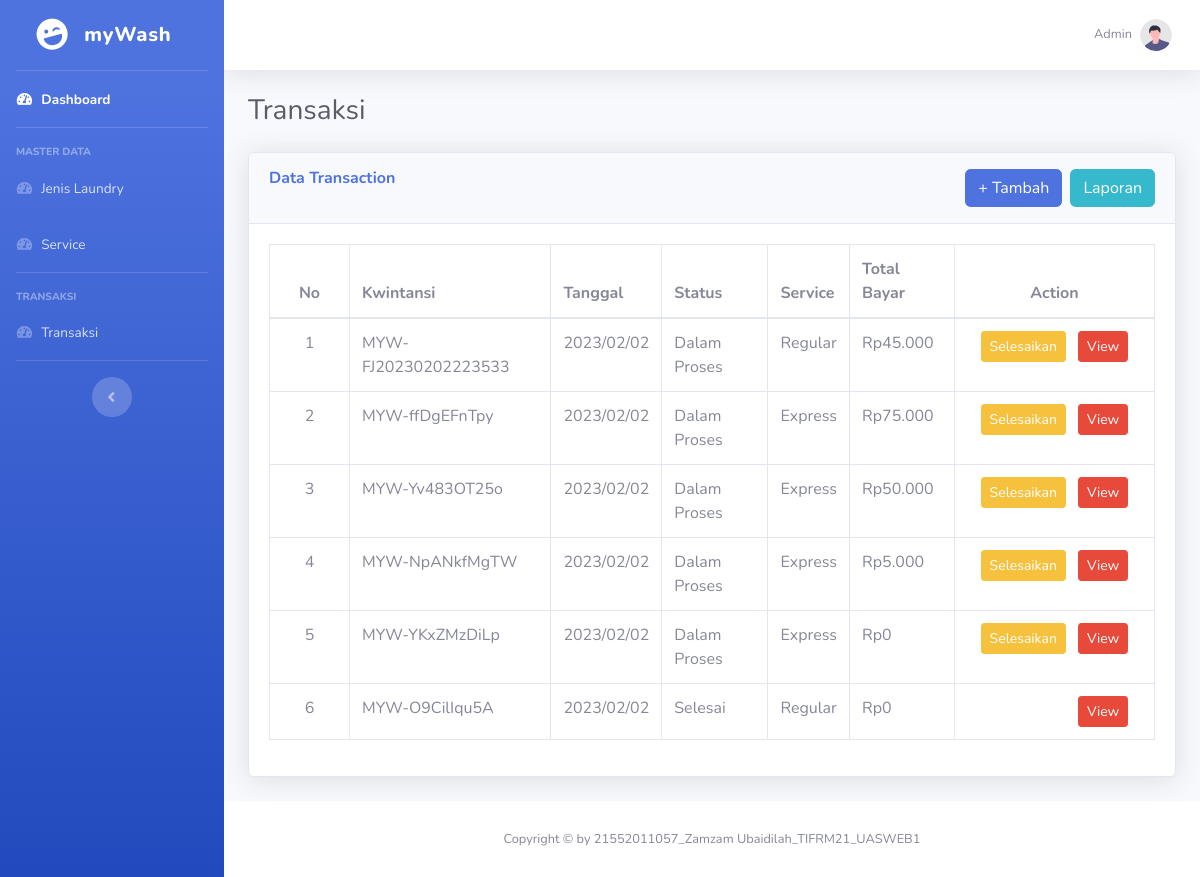
Screenshot of /transaksi/index.php (signed in) with the database file from the repository.
### tables this page shows
CREATE TABLE `transaction` (
  `id` int(11) NOT NULL,
  `no_kwitansi` varchar(50) NOT NULL,
  `admin_id` int(11) NOT NULL,
  `customer_id` int(11) NOT NULL,
  `created_at` timestamp NOT NULL DEFAULT current_timestamp(),
  `status` enum('PROCCESS','DONE') NOT NULL DEFAULT 'PROCCESS',
  `update_at` timestamp NOT NULL DEFAULT current_timestamp() ON UPDATE current_timestamp(),
  `service` int(11) NOT NULL
);

CREATE TABLE `service` (
  `id` int(11) NOT NULL,
  `admin_id` int(11) NOT NULL,
  `name` varchar(100) NOT NULL,
  `price` float NOT NULL,
  `estimate` double NOT NULL
);

### lib/Transaction.php (called while the page is built, shortened)
<?php
class Transaction extends Connection
{
  private $conn;
  private $admin;
  public function __construct($db)
  {
    $this->conn = $db;
    $this->admin = $_COOKIE['cookie_admin'];
  }
  public function get()
  {
    $query = $this->conn->prepare("
        SELECT t.id, t.no_kwitansi, t.created_at, t.status, s.name as service,
        ((SELECT SUM(td.price * td.qty) from transaction_detail td WHERE td.transaction_id = t.id) + s.price) as price
        FROM transaction t
        left join service s on s.id = t.service
        where t.admin_id = ?
        order by created_at desc
      ");
    $query->execute([$this->admin]);
    $data = $query->fetchAll();
    return $data;
  }
}

### funtion.php (called while the page is built, shortened)
<?php
function rupiah($angka)
{
  $hasil_rupiah = "Rp" . number_format($angka, 0, ',', '.');
  return $hasil_rupiah;
}

### transaksi/index.php (the view, shortened to what this page needs)
<?php
require_once('../funtion.php');
require_once('../lib/Connection.php');
if(!isset($_COOKIE['cookie_admin'])){
    header("Location: login.php");
    exit();
} else {
  $db = new Connection();
  $conn = $db->connect();
  $tbl = new Transaction($conn);
  $rows = $tbl->get();
}
?>
<!DOCTYPE html>
<html lang="en">
<?php $title = "Transaksi"; include "../templates/header.php";?>
<body id="page-top">
    <div id="wrapper">
        <?php include "../templates/sidebar.php";?>
        <div id="content-wrapper" class="d-flex flex-column">
            <div id="content">
                <?php include "../templates/navbar.php";?>
                <div class="container-fluid">
                    <?php include "../templates/page_heading.php";?>
                      <div class="card shadow mb-4">
                        <div class="card-header py-3">
                            <div class="d-flex justify-content-between">
                              <h6 class="m-0 font-weight-bold text-primary">Data Transaction</h6>
                              <div class="d-flex">
                                <a href="<?= base_url ?>transaksi/tambah.php">
                                  <button class="btn btn-primary">+ Tambah</button>
                                </a>
                                <button class="btn btn-info ml-2" data-toggle="modal" data-target="#modal-laundry">Laporan</button>
                              </div>
                            </div>
                        </div>
                        <div class="card-body">
                            <div class="table-responsive">
                                <table class="table table-bordered" id="dataTable" width="100%" cellspacing="0">
                                    <thead>
                                        <tr>
                                            <th style="width: 80px; text-align: center">No</th>
                                            <th>Kwintansi</th>
                                            <th>Tanggal</th>
                                            <th>Status</th>
                                            <th>Service</th>
                                            <th>Total Bayar</th>
                                            <th style="width: 170px; text-align: center">Action</th>
                                        </tr>
                                    </thead>
                                    <tbody>
                                    <?php foreach ($rows as $index=>$item) {?>
                                        <tr>
                                            <td style="width: 80px; text-align: center"><?= $index + 1; ?></td>
                                            <td><?= $item['no_kwitansi']; ?></td>
                                            <td><?= date('Y/m/d', strtotime($item['created_at'])); ?></td>
                                            <td><?= $item['status'] == 'DONE' ? 'Selesai' : 'Dalam Proses'; ?></td>
                                            <td><?= $item['service']; ?></td>
                                            <td><?= rupiah($item['price']); ?></td>
                                            <td style="width: 200px; text-align: center">
                                                <button id="tombol-update" class="btn btn-sm btn-warning mr-2 <?= $item['status'] == 'DONE' ? 'invisible' : 'visible'; ?>" data-id="<?= $item['id']; ?>">Selesaikan</button>
                                                <button data-id="<?= $item['id']; ?>" id="tombol-view" class="btn btn-sm btn-danger">View</button>
                                            </td>
                                        </tr>
                                    <?php }?>
                                    </tbody>
                                </table>
                            </div>
                        </div>
                    </div>
                </div>
            </div>
            <?php include "../templates/footer.php";?>
        </div>
    </div>
</body>
</html>

### templates/header.php (shortened to what this page needs)
<head>
    <link href="<?= base_url ?>assets/vendor/fontawesome-free/css/all.min.css" rel="stylesheet" type="text/css">
    <link href="<?= base_url ?>assets/css/sb-admin-2.min.css" rel="stylesheet">
</head>

### templates/sidebar.php
<ul class="navbar-nav bg-gradient-primary sidebar sidebar-dark accordion" id="accordionSidebar">
    <a class="sidebar-brand d-flex align-items-center justify-content-center" href="<?= base_url ?>index.php">
        <div class="sidebar-brand-icon rotate-n-15">
            <i class="fas fa-laugh-wink"></i>
        </div>
        <div class="sidebar-brand-text mx-3" style="text-transform: none; font-size: 20px;">myWash</div>
    </a>
    <hr class="sidebar-divider my-0">
    <li class="nav-item active">
        <a class="nav-link" href="<?= base_url ?>index.php">
            <i class="fas fa-fw fa-tachometer-alt"></i>
            <span>Dashboard</span></a>
    </li>
    <hr class="sidebar-divider">
    <div class="sidebar-heading">
        Master Data
    </div>
    <li class="nav-item">
        <a class="nav-link" href="<?= base_url ?>laundry/index.php">
            <i class="fas fa-fw fa-tachometer-alt"></i>
            <span>Jenis Laundry</span></a>
    </li>
    <li class="nav-item">
        <a class="nav-link" href="<?= base_url ?>laundry/service.php">
            <i class="fas fa-fw fa-tachometer-alt"></i>
            <span>Service</span></a>
    </li>
    <hr class="sidebar-divider">
    <div class="sidebar-heading">
        Transaksi
    </div>
    <li class="nav-item">
        <a class="nav-link" href="<?= base_url ?>transaksi/index.php">
            <i class="fas fa-fw fa-tachometer-alt"></i>
            <span>Transaksi</span></a>
    </li>
    <hr class="sidebar-divider d-none d-md-block">
    <div class="text-center d-none d-md-inline">
        <button class="rounded-circle border-0" id="sidebarToggle"></button>
    </div>
</ul>

### templates/navbar.php (shortened to what this page needs)
<?php
$name = "";
if (isset($_COOKIE['cookie_name'])) {
    $name = $_COOKIE['cookie_name'];
}
?>
<nav class="navbar navbar-expand navbar-light bg-white topbar mb-4 static-top shadow">
    <ul class="navbar-nav ml-auto">
        <li class="nav-item dropdown no-arrow">
            <a class="nav-link dropdown-toggle" href="#" id="userDropdown" role="button" data-toggle="dropdown" aria-haspopup="true" aria-expanded="false">
                <span class="mr-2 d-none d-lg-inline text-gray-600 small"><?= $name; ?></span>
                <img class="img-profile rounded-circle" src="<?= base_url ?>assets/img/undraw_profile.svg">
            </a>
        </li>
    </ul>
</nav>

### templates/page_heading.php (shortened to what this page needs)
<?php if ($title) { ?>
  <h1 class="h3 mb-4 text-gray-800"><?php echo $title; ?></h1>
<?php } ?>

### templates/footer.php (shortened to what this page needs)
<footer class="sticky-footer bg-white">
    <div class="container my-auto">
        <div class="copyright text-center my-auto">
            <span>Copyright &copy; by 21552011057_Zamzam Ubaidilah_TIFRM21_UASWEB1</span>
        </div>
    </div>
</footer>

### rows the page displays
transaction: no_kwitansi "MYW-FJ20230202223533", created_at "2023/02/02", status "Dalam Proses", service.name "Regular", price "Rp45.000"
transaction: no_kwitansi "MYW-ffDgEFnTpy", created_at "2023/02/02", status "Dalam Proses", service.name "Express", price "Rp75.000"
transaction: no_kwitansi "MYW-Yv483OT25o", created_at "2023/02/02", status "Dalam Proses", service.name "Express", price "Rp50.000"
transaction: no_kwitansi "MYW-NpANkfMgTW", created_at "2023/02/02", status "Dalam Proses", service.name "Express", price "Rp5.000"
transaction: no_kwitansi "MYW-YKxZMzDiLp", created_at "2023/02/02", status "Dalam Proses", service.name "Express", price "Rp0"
transaction: no_kwitansi "MYW-O9CilIqu5A", created_at "2023/02/02", status "Selesai", service.name "Regular", price "Rp0"

### other values shown
$name "Admin"
$title "Transaksi"
